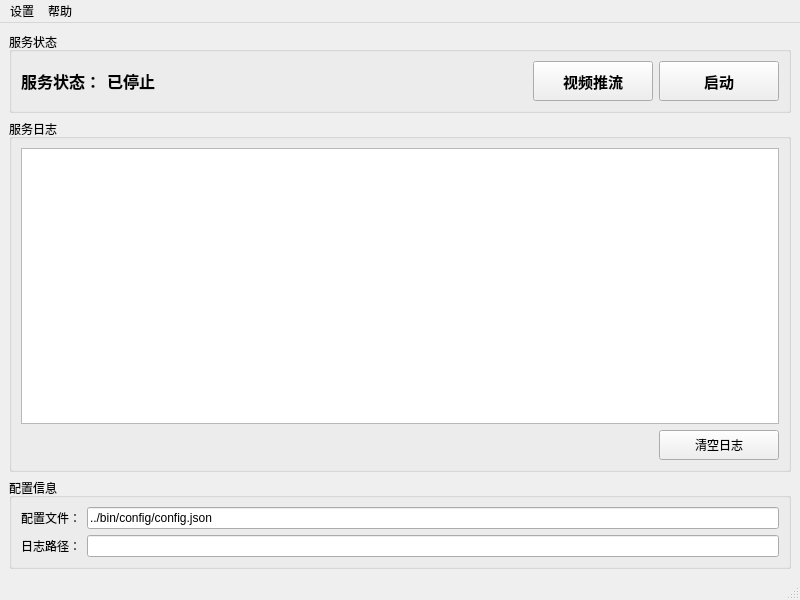
<?xml version="1.0" encoding="UTF-8"?>
<ui version="4.0">
 <class>MainWindow</class>
 <widget class="QMainWindow" name="MainWindow">
  <property name="geometry">
   <rect>
    <x>0</x>
    <y>0</y>
    <width>800</width>
    <height>600</height>
   </rect>
  </property>
  <property name="windowTitle">
   <string>直播流服务控制台</string>
  </property>
  <widget class="QWidget" name="centralwidget">
   <layout class="QVBoxLayout" name="verticalLayout">
    <item>
     <widget class="QGroupBox" name="groupBox">
      <property name="title">
       <string>服务状态</string>
      </property>
      <layout class="QGridLayout" name="gridLayout">
       <item row="0" column="0">
        <widget class="QLabel" name="statusLabel">
         <property name="font">
          <font>
           <pointsize>12</pointsize>
           <bold>true</bold>
          </font>
         </property>
         <property name="text">
          <string>服务状态：</string>
         </property>
        </widget>
       </item>
       <item row="0" column="1">
        <widget class="QLabel" name="statusValueLabel">
         <property name="font">
          <font>
           <pointsize>12</pointsize>
           <bold>true</bold>
          </font>
         </property>
         <property name="styleSheet">
         </property>
         <property name="text">
          <string>已停止</string>
         </property>
        </widget>
       </item>
       <item row="0" column="2">
        <spacer name="horizontalSpacer">
         <property name="orientation">
          <enum>Qt::Horizontal</enum>
         </property>
         <property name="sizeHint" stdset="0">
          <size>
           <width>40</width>
           <height>20</height>
          </size>
         </property>
        </spacer>
       </item>
       <item row="0" column="3">
        <widget class="QPushButton" name="pushStreamButton">
         <property name="minimumSize">
          <size>
           <width>120</width>
           <height>40</height>
          </size>
         </property>
         <property name="font">
          <font>
           <pointsize>11</pointsize>
           <bold>true</bold>
          </font>
         </property>
         <property name="text">
          <string>视频推流</string>
         </property>
        </widget>
       </item>
       <item row="0" column="4">
        <widget class="QPushButton" name="startButton">
         <property name="minimumSize">
          <size>
           <width>120</width>
           <height>40</height>
          </size>
         </property>
         <property name="font">
          <font>
           <pointsize>11</pointsize>
           <bold>true</bold>
          </font>
         </property>
         <property name="styleSheet">
          <string notr="true">QPushButton {

    color: white;
    border-radius: 5px;
}

}</string>
         </property>
         <property name="text">
          <string>启动</string>
         </property>
        </widget>
       </item>
      </layout>
     </widget>
    </item>
    <item>
     <widget class="QGroupBox" name="logGroupBox">
      <property name="title">
       <string>服务日志</string>
      </property>
      <layout class="QVBoxLayout" name="verticalLayout_2">
       <item>
        <widget class="QTextEdit" name="logTextEdit">
         <property name="readOnly">
          <bool>true</bool>
         </property>
        </widget>
       </item>
       <item>
        <layout class="QHBoxLayout" name="horizontalLayout">
         <item>
          <spacer name="horizontalSpacer_2">
           <property name="orientation">
            <enum>Qt::Horizontal</enum>
           </property>
           <property name="sizeHint" stdset="0">
            <size>
             <width>40</width>
             <height>20</height>
            </size>
           </property>
          </spacer>
         </item>
         <item>
          <widget class="QPushButton" name="clearLogButton">
           <property name="minimumSize">
            <size>
             <width>120</width>
             <height>30</height>
            </size>
           </property>
           <property name="text">
            <string>清空日志</string>
           </property>
          </widget>
         </item>
        </layout>
       </item>
      </layout>
     </widget>
    </item>
    <item>
     <widget class="QGroupBox" name="configGroupBox">
      <property name="title">
       <string>配置信息</string>
      </property>
      <layout class="QGridLayout" name="gridLayout_2">
       <item row="0" column="0">
        <widget class="QLabel" name="configPathLabel">
         <property name="text">
          <string>配置文件：</string>
         </property>
        </widget>
       </item>
       <item row="0" column="1">
        <widget class="QLineEdit" name="configPathEdit">
         <property name="readOnly">
          <bool>true</bool>
    </property>
    <property name="text">
          <string>../bin/config/config.json</string>
         </property>
        </widget>
       </item>
       <item row="1" column="0">
        <widget class="QLabel" name="logPathLabel">
         <property name="text">
          <string>日志路径：</string>
         </property>
        </widget>
       </item>
       <item row="1" column="1">
        <widget class="QLineEdit" name="logPathEdit">
         <property name="readOnly">
          <bool>true</bool>
    </property>
   </widget>
       </item>
      </layout>
     </widget>
    </item>
   </layout>
  </widget>
  <widget class="QMenuBar" name="menubar">
   <property name="geometry">
    <rect>
     <x>0</x>
     <y>0</y>
     <width>800</width>
     <height>21</height>
    </rect>
   </property>
   <widget class="QMenu" name="menuFile">
    <property name="title">
     <string>设置</string>
    </property>
    <addaction name="actionPushStream"/>
    <addaction name="separator"/>
    <addaction name="actionExit"/>
   </widget>
   <widget class="QMenu" name="menuHelp">
    <property name="title">
     <string>帮助</string>
    </property>
    <addaction name="actionAbout"/>
   </widget>
   <addaction name="menuFile"/>
   <addaction name="menuHelp"/>
  </widget>
  <widget class="QStatusBar" name="statusbar"/>
  <action name="actionExit">
   <property name="text">
    <string>退出</string>
   </property>
  </action>
  <action name="actionAbout">
   <property name="text">
    <string>关于</string>
   </property>
  </action>
  <action name="actionPushStream">
   <property name="text">
    <string>视频推流</string>
   </property>
  </action>
 </widget>
 <resources/>
 <connections/>
</ui>
